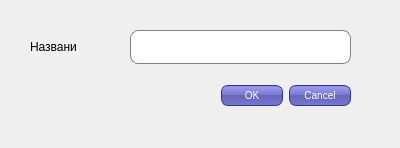
<?xml version="1.0" encoding="UTF-8"?>
<ui version="4.0">
 <class>nsiEditForm</class>
 <widget class="QDialog" name="nsiEditForm">
  <property name="geometry">
   <rect>
    <x>0</x>
    <y>0</y>
    <width>400</width>
    <height>148</height>
   </rect>
  </property>
  <property name="windowTitle">
   <string>nsiEditForm</string>
  </property>
  <property name="styleSheet">
   <string notr="true">QPushButton {
color: white;
background-color: QLinearGradient( x1: 0, y1: 0, x2: 0, y2: 1, stop: 0 #88d, stop: 0.1 #99e, stop: 0.49 #77c, stop: 0.5 #66b, stop: 1 #77c);
border-width: 1px;
border-color: #339;
border-style: solid;
border-radius: 7;
padding: 3px;
font-size: 10px;
padding-left: 5px;
padding-right: 5px;
min-width: 50px;
max-width: 50px;
min-height: 13px;
max-height: 13px;
}
QLineEdit {
padding: 1px;
border-style: solid;
border: 1px solid gray;
border-radius: 8px;
 min-height: 30px;
}</string>
  </property>
  <widget class="QDialogButtonBox" name="buttonBox">
   <property name="geometry">
    <rect>
     <x>40</x>
     <y>80</y>
     <width>311</width>
     <height>32</height>
    </rect>
   </property>
   <property name="orientation">
    <enum>Qt::Horizontal</enum>
   </property>
   <property name="standardButtons">
    <set>QDialogButtonBox::Cancel|QDialogButtonBox::Ok</set>
   </property>
  </widget>
  <widget class="QLabel" name="labelName">
   <property name="geometry">
    <rect>
     <x>30</x>
     <y>40</y>
     <width>47</width>
     <height>13</height>
    </rect>
   </property>
   <property name="text">
    <string>Название</string>
   </property>
  </widget>
  <widget class="QLineEdit" name="lineEditName">
   <property name="geometry">
    <rect>
     <x>130</x>
     <y>30</y>
     <width>221</width>
     <height>34</height>
    </rect>
   </property>
  </widget>
 </widget>
 <resources/>
 <connections>
  <connection>
   <sender>buttonBox</sender>
   <signal>accepted()</signal>
   <receiver>nsiEditForm</receiver>
   <slot>accept()</slot>
   <hints>
    <hint type="sourcelabel">
     <x>248</x>
     <y>254</y>
    </hint>
    <hint type="destinationlabel">
     <x>157</x>
     <y>274</y>
    </hint>
   </hints>
  </connection>
  <connection>
   <sender>buttonBox</sender>
   <signal>rejected()</signal>
   <receiver>nsiEditForm</receiver>
   <slot>reject()</slot>
   <hints>
    <hint type="sourcelabel">
     <x>316</x>
     <y>260</y>
    </hint>
    <hint type="destinationlabel">
     <x>286</x>
     <y>274</y>
    </hint>
   </hints>
  </connection>
 </connections>
</ui>
